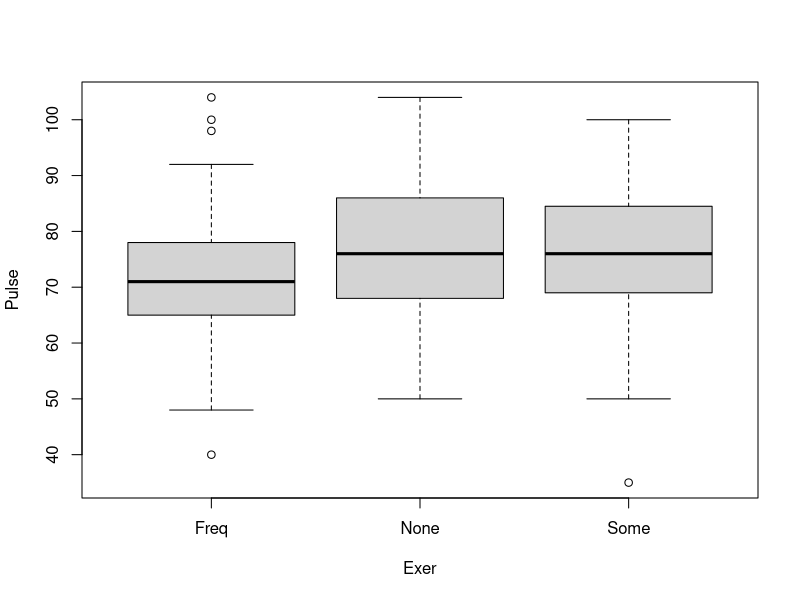

The R script that drew this image:
library(MASS)
data(survey)
attach(survey)

tapply(Pulse, Exer, median, na.rm=T)
tapply(Pulse, Exer, mean, na.rm=T)
tapply(Pulse, Exer, sd, na.rm=T)

boxplot(Pulse ~ Exer)
